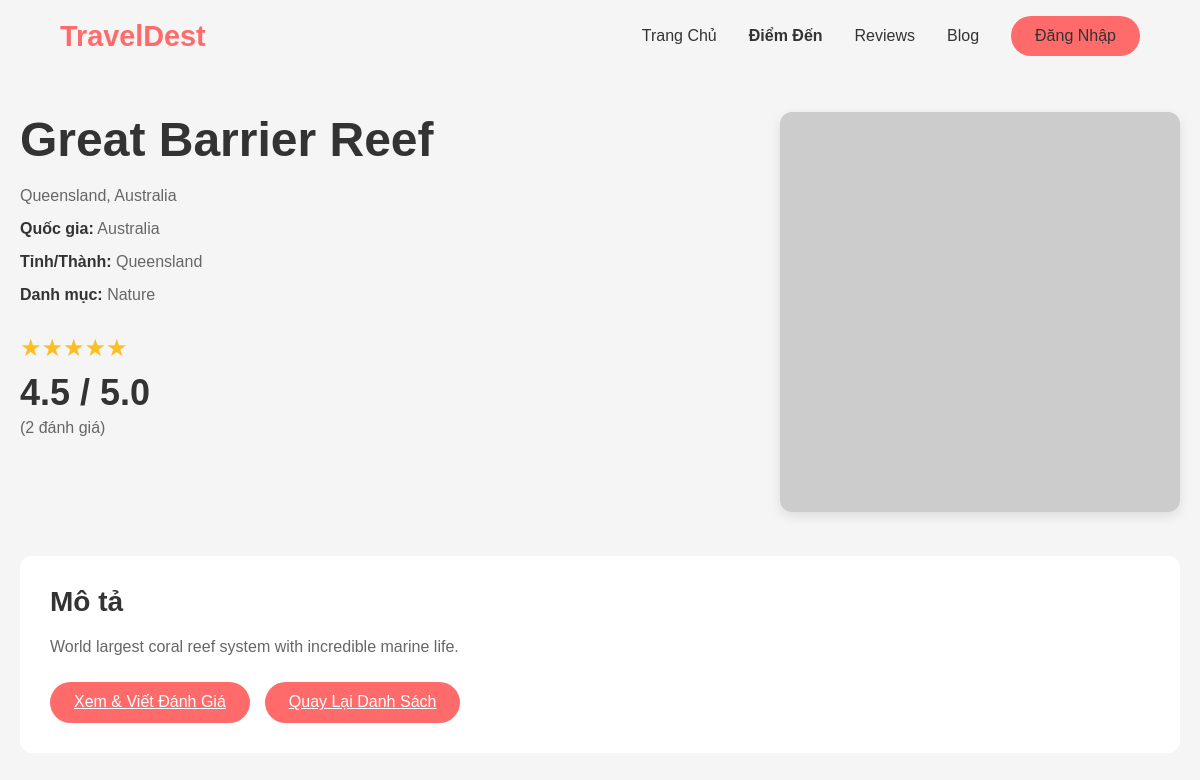
/detail.php?id=16, run on the app's committed database.
### tables this page shows
CREATE TABLE IF NOT EXISTS destinations (
    destination_id INT AUTO_INCREMENT PRIMARY KEY,
    name VARCHAR(100) NOT NULL,
    country VARCHAR(100) NOT NULL,
    description TEXT,
    image_url VARCHAR(10000),
     category VARCHAR(50),
    province VARCHAR(100)
);

### detail.php (the view, shortened to what this page needs)
<?php
require_once 'config.php';
$destination_id = isset($_GET['id']) ? (int)$_GET['id'] : 0;
$stmt = $conn->prepare("SELECT * FROM destinations WHERE destination_id = ?");
$stmt->bind_param("i", $destination_id);
$stmt->execute();
$result = $stmt->get_result();
$destination = $result->fetch_assoc();
$stmt = $conn->prepare("SELECT AVG(rating) as avg_rating, COUNT(*) as total_reviews FROM reviews WHERE destination_id = ?");
$stmt->bind_param("i", $destination_id);
$stmt->execute();
$rating_result = $stmt->get_result()->fetch_assoc();
$avg_rating = $rating_result['avg_rating'] ? round($rating_result['avg_rating'], 1) : 0;
$total_reviews = $rating_result['total_reviews'];
?>
<!DOCTYPE html>
<html lang="vi">
<head>
</head>
<body>
<header>
    <div class="nav">
        <div class="logo">TravelDest</div>
        <div class="nav-menu">
            <a href="landing.php">Trang Chủ</a>
            <a href="destinations.php"><strong>Điểm Đến</strong></a>
            <a href="all_reviews.php">Reviews</a>
            <a href="blogs.php">Blog</a>
            <?php if (!isset($_SESSION['user_id'])): ?>
                <a href="login.php" class="btn">Đăng Nhập</a>
            <?php endif; ?>
        </div>
    </div>
</header>
<body>
    <div class="content">
        <div class="destination-header">
            <div class="destination-info">
                <h1><?php echo htmlspecialchars($destination['name']); ?></h1>
                <div class="destination-meta">
                    <?php echo htmlspecialchars($destination['province']); ?>, <?php echo htmlspecialchars($destination['country']); ?>
                </div>
                <div class="destination-meta">
                    <strong>Quốc gia:</strong> <?php echo htmlspecialchars($destination['country']); ?>
                </div>
                <div class="destination-meta">
                    <strong>Tỉnh/Thành:</strong> <?php echo htmlspecialchars($destination['province']); ?>
                </div>
                <div class="destination-meta">
                    <strong>Danh mục:</strong> <?php echo htmlspecialchars($destination['category']); ?>
                </div>
                <div class="rating-section">
                    <div class="stars">★★★★★</div>
                    <div class="rating-number"><?php echo $avg_rating; ?> / 5.0</div>
                    <div class="rating-count">(<?php echo $total_reviews; ?> đánh giá)</div>
                </div>
            </div>
            <div class="destination-image-container">
                <img src="<?php echo htmlspecialchars($destination['image_url']); ?>"
                     alt="<?php echo htmlspecialchars($destination['name']); ?>"
                     class="destination-image"
                     onerror="this.src='https://via.placeholder.com/400x400?text=No+Image'">
            </div>
        </div>
        <div class="description-section">
            <h2>Mô tả</h2>
            <p><?php echo htmlspecialchars($destination['description']); ?></p>
            <div class="actions">
                <a href="reviews.php?destination_id=<?php echo $destination_id; ?>" class="btn btn-primary">Xem & Viết Đánh Giá</a>
                <a href="destinations.php" class="btn btn-secondary">Quay Lại Danh Sách</a>
            </div>
        </div>
    </div>
</body>
</html>

### detail.php (style rules this page uses)
* { margin: 0; padding: 0; box-sizing: border-box; }
body { font-family: Arial, sans-serif; background-color: #f5f5f5; }
.logo { font-size:1.8rem; font-weight:700; color:#ff6b6b; }
.nav { display:flex; justify-content:space-between; align-items:center; padding:1rem 5%; }
.btn { background:#ff6b6b; color:white; padding:0.7rem 1.5rem; border-radius:50px; }
.nav-menu { display:flex; gap:2rem; align-items:center; }
.nav-menu a { text-decoration:none; color:#333; font-weight:500; }
.content { max-width: 1200px; margin: 40px auto; padding: 0 20px; }
.destination-header { display: grid; grid-template-columns: 1fr 400px; gap: 40px; margin-bottom: 40px; }
.destination-info h1 { font-size: 48px; color: #333; margin-bottom: 20px; }
.destination-meta { margin-bottom: 15px; font-size: 16px; color: #666; }
.destination-meta strong { color: #333; font-weight: 600; }
.rating-section { margin: 30px 0; }
.stars { color: #fbbf24; font-size: 24px; margin-bottom: 10px; }
.rating-number { font-size: 36px; font-weight: bold; color: #333; }
.rating-count { color: #666; margin-top: 5px; }
.destination-image { width: 100%; height: 400px; object-fit: cover; border-radius: 12px; box-shadow: 0 4px 12px rgba(0,0,0,0.1); }
.description-section { background: white; padding: 30px; border-radius: 12px; margin-bottom: 30px; }
.description-section h2 { font-size: 28px; color: #333; margin-bottom: 15px; }
.description-section p { font-size: 16px; line-height: 1.8; color: #666; }
.actions { margin-top: 20px; display: flex; gap: 15px; }

### data on the page
destinations: name "Great Barrier Reef", province "Queensland", country "Australia", category "Nature", description "World largest coral reef system with incredible marine life."

### other printed values
$avg_rating "4.5"
$total_reviews "2"
